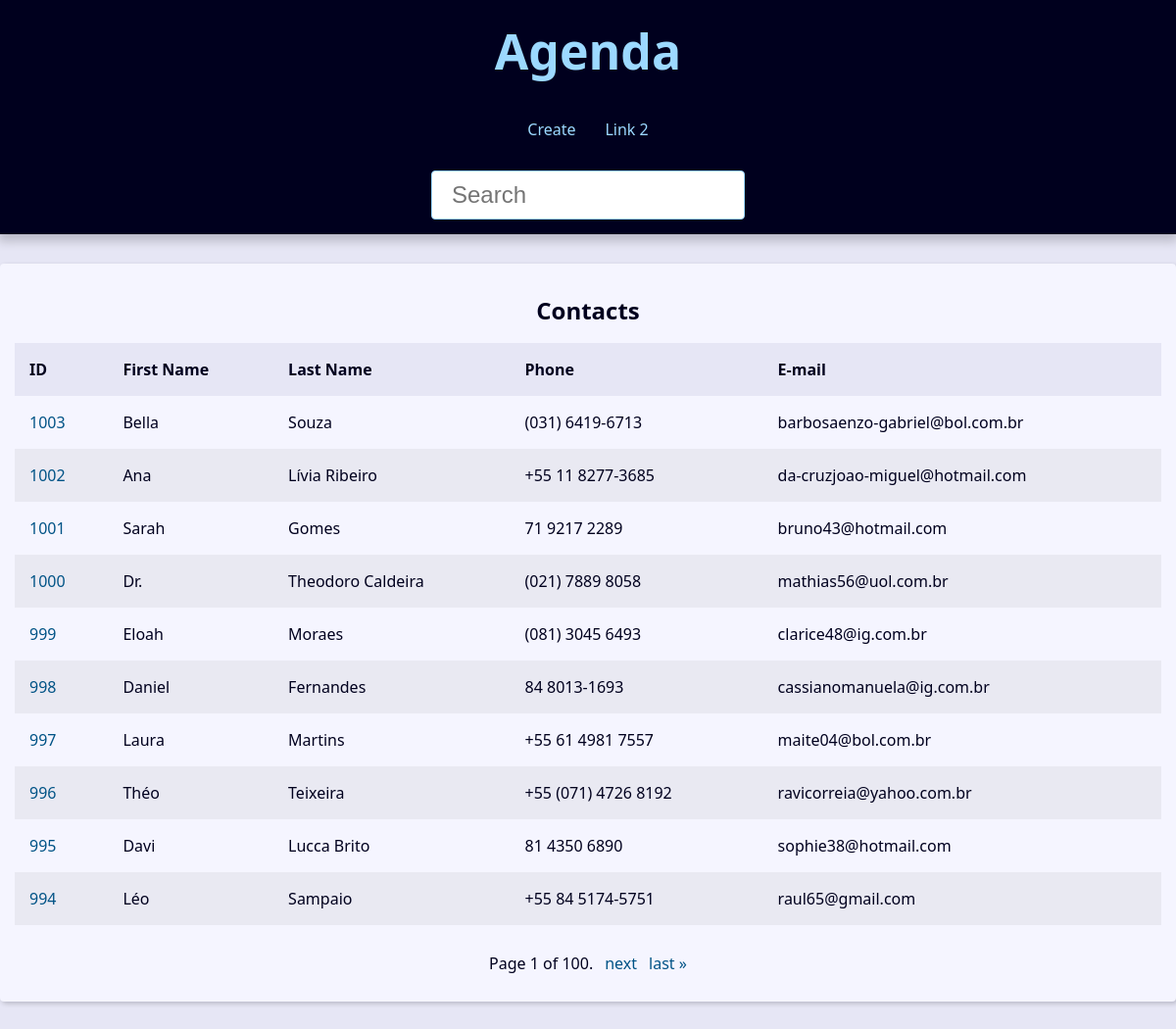
The app's page /, older data.
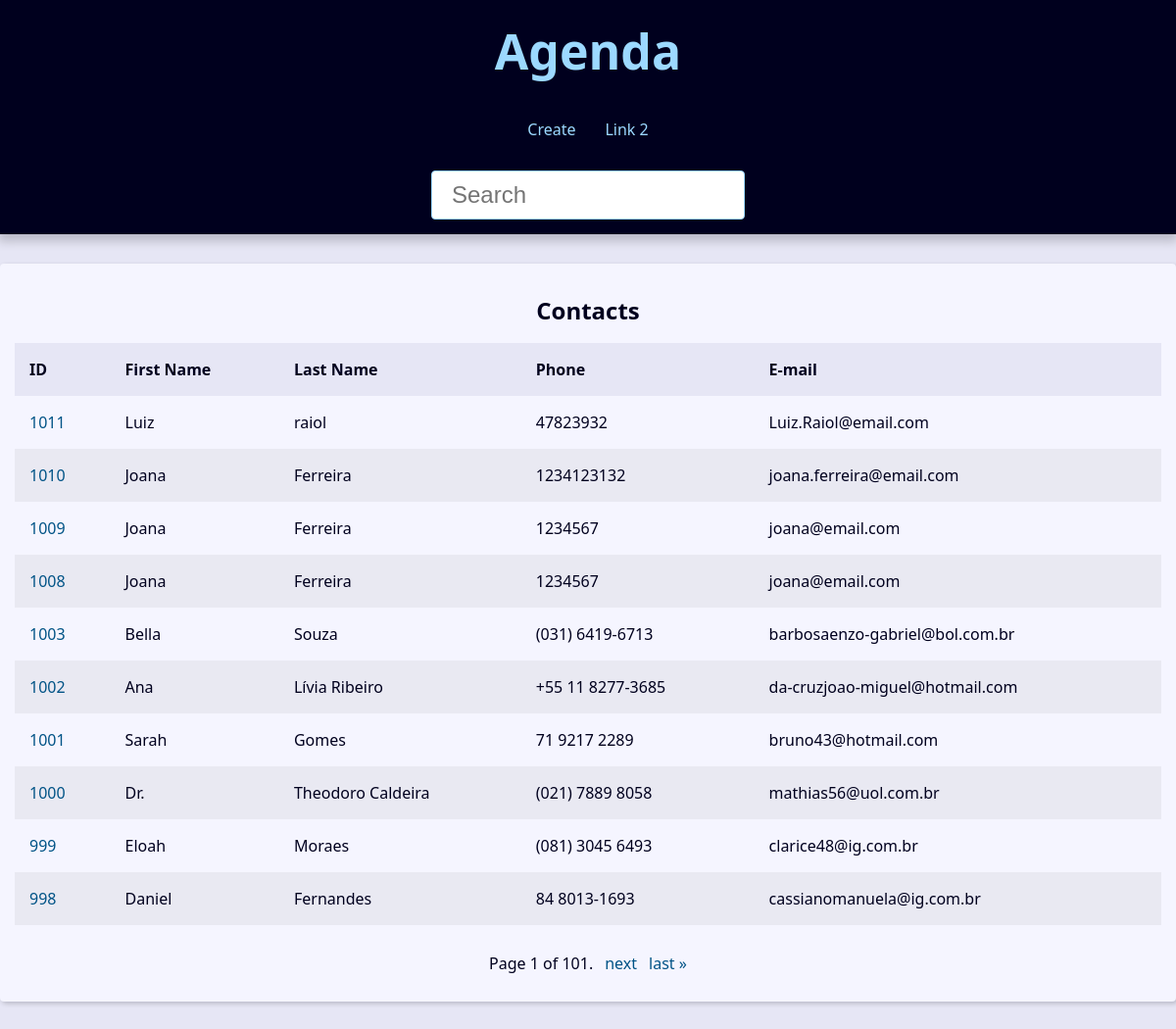
The same page, newer data.
### contact/models.py (models this page shows, shortened)
class Contact(models.Model):
    first_name = models.CharField(max_length=50,)
    last_name = models.CharField(max_length=50, blank=True)
    phone = models.CharField(max_length=50, verbose_name='Telefone')
    email = models.EmailField(max_length=25,  blank=True)
    created_date = models.DateTimeField(default=timezone.now)
    description = models.TextField(blank=True)
    show =  models.BooleanField(default=True)
    picture = models.ImageField(blank=True, upload_to='pictures/%Y/%m/')
    category = models.ForeignKey(
        Category,
        on_delete=models.SET_NULL,
        blank=True, null=True
    )
    owner = models.ForeignKey(
        User,
        on_delete=models.SET_NULL,
        blank=True, null=True
    )

### contact/views/contact_views.py (the view)
# urls.py: path('', views.index, name='index'),
def index(request):
    contacts = Contact.objects \
        .filter(show=True)\
        .order_by('-id')
    paginator = Paginator(contacts, 10)
    page_number = request.GET.get("page")
    page_obj = paginator.get_page(page_number)
    context = {
        'page_obj': page_obj,
        'site_title': 'Contatos - '
    }
    return render(
        request,
        'contact/index.html',
        context
    )

### contact/templates/contact/index.html
{% extends "global/base.html" %}
{% block content %}
{% if page_obj %}
        <div class="responsive-table">
            <table class="contacts-table">
                <caption class="table-caption">
                    Contacts
                </caption>
                <thead>
                    <tr class="table-row table-row-header">
                        <th class="table-header">ID</th>
                        <th class="table-header">First Name</th>
                        <th class="table-header">Last Name</th>
                        <th class="table-header">Phone</th>
                        <th class="table-header">E-mail</th>
                    </tr>
                </thead>
                <tbody>
                    {% for contact in page_obj %}
                        <tr class="table-row">
                            <td class="table-cel">
                                <a
                                    href="{% url "contact:contact" contact.id %}"
                                    class="table-link">
                                    {{ contact.id }}
                                </a>
                            </td>
                            <td class="table-cel">
                                {{ contact.first_name }}
                            </td>
                            <td class="table-cel">
                                {{ contact.last_name }}
                            </td>
                            <td class="table-cel">
                                {{ contact.phone }}
                            </td>
                            <td class="table-cel">
                                {{ contact.email }}
                            </td>
                        </tr>
                    {% endfor %}
                </tbody>
            </table>
        </div>
{% else %}
<div class="single-contact">
    <h1 class="single-contact-name">
        Nenhum contato encontrado
    </h1>
</div>
{% endif %}
{% endblock content %}

Row changes from the older to the newer data that the page shows:
no longer on this page (row unchanged): Contact: id "997", first_name "Laura", last_name "Martins", phone "+55 61 4981 7557", email "maite04@bol.com.br"
no longer on this page (row unchanged): Contact: id "996", first_name "Théo", last_name "Teixeira", phone "+55 (071) 4726 8192", email "ravicorreia@yahoo.com.br"
no longer on this page (row unchanged): Contact: id "995", first_name "Davi", last_name "Lucca Brito", phone "81 4350 6890", email "sophie38@hotmail.com"
no longer on this page (row unchanged): Contact: id "994", first_name "Léo", last_name "Sampaio", phone "+55 84 5174-5751", email "raul65@gmail.com"
added Contact: id "1011", first_name "Luiz", last_name "raiol", phone "47823932", email "Luiz.Raiol@email.com"
added Contact: id "1010", first_name "Joana", last_name "Ferreira", phone "1234123132", email "joana.ferreira@email.com"
added Contact: id "1009", first_name "Joana", last_name "Ferreira", phone "1234567", email "joana@email.com"
added Contact: id "1008", first_name "Joana", last_name "Ferreira", phone "1234567", email "joana@email.com"
Text that changed along with them:
{{ page_obj.paginator.num_pages }}: "100" → "101"
